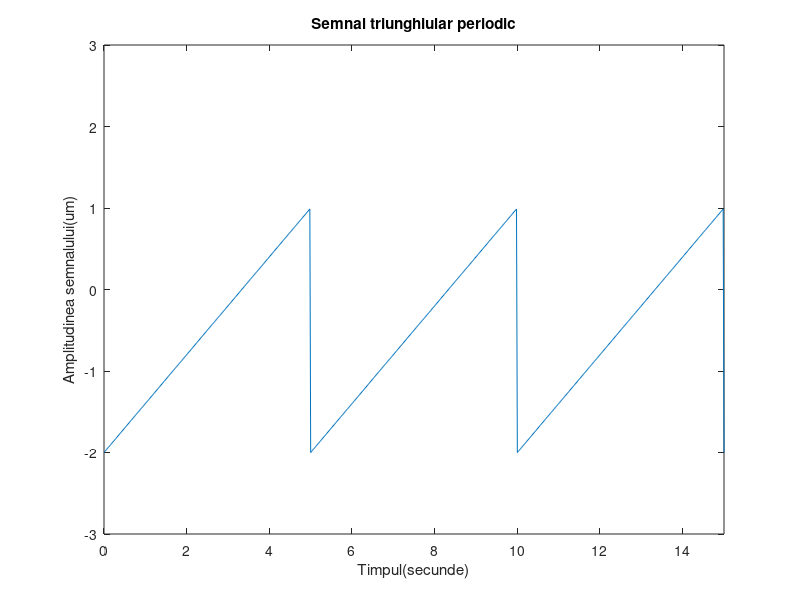

Write MATLAB code to recreate this figure.
t=0:.02:15;
%se urmareste reprezentarea a 3 perioade ale semnalului cu perioada de 5s 
%cu rezolutie temporara de 20ms
x=1.5*sawtooth(2*pi*0.2*t)-0.5;
%se noteaza x=sawtooth(2*pi*0.2*t)inclusa in intervalul -1:1
%se considera o transformare liniara de forma y=a*x+b pentru a ajunge la cele
%doua nivele de minim si maxim dorite(determinarea coeficietilor)
%cum perioada este 5 secunde, frecventa este de 0.2 Hz
%prin 2*pi*0.5*t se modifica perioada functiei sawtooth care e initial 2*pi
plot(t,x)
axis([0 15 -3 3])
%se limiteaza axele de coordonate pe orizontala pentru a se afisa cele 3
% perioade
xlabel('Timpul(secunde)')
ylabel('Amplitudinea semnalului(um)')
title('Semnal triunghiular periodic')
